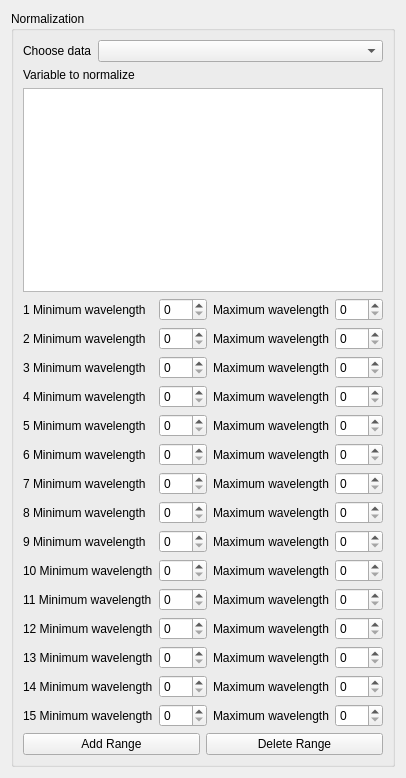
<?xml version="1.0" encoding="UTF-8"?>
<ui version="4.0">
 <class>Form</class>
 <widget class="QWidget" name="Form">
  <property name="geometry">
   <rect>
    <x>0</x>
    <y>0</y>
    <width>406</width>
    <height>778</height>
   </rect>
  </property>
  <property name="sizePolicy">
   <sizepolicy hsizetype="Ignored" vsizetype="Ignored">
    <horstretch>0</horstretch>
    <verstretch>0</verstretch>
   </sizepolicy>
  </property>
  <property name="windowTitle">
   <string>Form</string>
  </property>
  <layout class="QVBoxLayout" name="verticalLayout_3">
   <item>
    <widget class="QGroupBox" name="groupBox">
     <property name="title">
      <string>Normalization</string>
     </property>
     <layout class="QVBoxLayout" name="Normalization">
      <item>
       <layout class="QFormLayout" name="chooseDataFormLayout">
        <item row="0" column="0">
         <widget class="QLabel" name="chooseDataLabel">
          <property name="text">
           <string>Choose data</string>
          </property>
         </widget>
        </item>
        <item row="0" column="1">
         <widget class="QComboBox" name="chooseDataComboBox"/>
        </item>
       </layout>
      </item>
      <item>
       <layout class="QVBoxLayout" name="varToNormalizeVerticalLayout">
        <item>
         <widget class="QLabel" name="varToNormalizeLabel">
          <property name="text">
           <string>Variable to normalize</string>
          </property>
         </widget>
        </item>
        <item>
         <widget class="QListWidget" name="varToNormalizeListWidget"/>
        </item>
       </layout>
      </item>
      <item>
       <layout class="QGridLayout" name="waveLengthLayout">
        <item row="0" column="0">
         <widget class="QLabel" name="minimumWavelengthLabel">
          <property name="text">
           <string>1 Minimum wavelength</string>
          </property>
         </widget>
        </item>
        <item row="0" column="1">
         <widget class="QSpinBox" name="minimumWavelengthSpinBox"/>
        </item>
        <item row="0" column="2">
         <widget class="QLabel" name="maximumWavelengthLabel">
          <property name="text">
           <string>Maximum wavelength</string>
          </property>
         </widget>
        </item>
        <item row="0" column="3">
         <widget class="QSpinBox" name="maximumWavelengthSpinBox"/>
        </item>
        <item row="1" column="0">
         <widget class="QLabel" name="minimumWavelengthLabel_2">
          <property name="text">
           <string>2 Minimum wavelength</string>
          </property>
         </widget>
        </item>
        <item row="1" column="1">
         <widget class="QSpinBox" name="minimumWavelengthSpinBox_2"/>
        </item>
        <item row="1" column="2">
         <widget class="QLabel" name="maximumWavelengthLabel_2">
          <property name="text">
           <string>Maximum wavelength</string>
          </property>
         </widget>
        </item>
        <item row="1" column="3">
         <widget class="QSpinBox" name="maximumWavelengthSpinBox_2"/>
        </item>
        <item row="2" column="0">
         <widget class="QLabel" name="minimumWavelengthLabel_3">
          <property name="text">
           <string>3 Minimum wavelength</string>
          </property>
         </widget>
        </item>
        <item row="2" column="1">
         <widget class="QSpinBox" name="minimumWavelengthSpinBox_3"/>
        </item>
        <item row="2" column="2">
         <widget class="QLabel" name="maximumWavelengthLabel_3">
          <property name="text">
           <string>Maximum wavelength</string>
          </property>
         </widget>
        </item>
        <item row="2" column="3">
         <widget class="QSpinBox" name="maximumWavelengthSpinBox_3"/>
        </item>
        <item row="3" column="0">
         <widget class="QLabel" name="minimumWavelengthLabel_4">
          <property name="text">
           <string>4 Minimum wavelength</string>
          </property>
         </widget>
        </item>
        <item row="3" column="1">
         <widget class="QSpinBox" name="minimumWavelengthSpinBox_4"/>
        </item>
        <item row="3" column="2">
         <widget class="QLabel" name="maximumWavelengthLabel_4">
          <property name="text">
           <string>Maximum wavelength</string>
          </property>
         </widget>
        </item>
        <item row="3" column="3">
         <widget class="QSpinBox" name="maximumWavelengthSpinBox_4"/>
        </item>
        <item row="4" column="0">
         <widget class="QLabel" name="minimumWavelengthLabel_5">
          <property name="text">
           <string>5 Minimum wavelength</string>
          </property>
         </widget>
        </item>
        <item row="4" column="1">
         <widget class="QSpinBox" name="minimumWavelengthSpinBox_5"/>
        </item>
        <item row="4" column="2">
         <widget class="QLabel" name="maximumWavelengthLabel_5">
          <property name="text">
           <string>Maximum wavelength</string>
          </property>
         </widget>
        </item>
        <item row="4" column="3">
         <widget class="QSpinBox" name="maximumWavelengthSpinBox_5"/>
        </item>
        <item row="5" column="0">
         <widget class="QLabel" name="minimumWavelengthLabel_6">
          <property name="text">
           <string>6 Minimum wavelength</string>
          </property>
         </widget>
        </item>
        <item row="5" column="1">
         <widget class="QSpinBox" name="minimumWavelengthSpinBox_6"/>
        </item>
        <item row="5" column="2">
         <widget class="QLabel" name="maximumWavelengthLabel_6">
          <property name="text">
           <string>Maximum wavelength</string>
          </property>
         </widget>
        </item>
        <item row="5" column="3">
         <widget class="QSpinBox" name="maximumWavelengthSpinBox_6"/>
        </item>
        <item row="6" column="0">
         <widget class="QLabel" name="minimumWavelengthLabel_7">
          <property name="text">
           <string>7 Minimum wavelength</string>
          </property>
         </widget>
        </item>
        <item row="6" column="1">
         <widget class="QSpinBox" name="minimumWavelengthSpinBox_7"/>
        </item>
        <item row="6" column="2">
         <widget class="QLabel" name="maximumWavelengthLabel_7">
          <property name="text">
           <string>Maximum wavelength</string>
          </property>
         </widget>
        </item>
        <item row="6" column="3">
         <widget class="QSpinBox" name="maximumWavelengthSpinBox_7"/>
        </item>
        <item row="7" column="0">
         <widget class="QLabel" name="minimumWavelengthLabel_8">
          <property name="text">
           <string>8 Minimum wavelength</string>
          </property>
         </widget>
        </item>
        <item row="7" column="1">
         <widget class="QSpinBox" name="minimumWavelengthSpinBox_8"/>
        </item>
        <item row="7" column="2">
         <widget class="QLabel" name="maximumWavelengthLabel_8">
          <property name="text">
           <string>Maximum wavelength</string>
          </property>
         </widget>
        </item>
        <item row="7" column="3">
         <widget class="QSpinBox" name="maximumWavelengthSpinBox_8"/>
        </item>
        <item row="8" column="0">
         <widget class="QLabel" name="minimumWavelengthLabel_9">
          <property name="text">
           <string>9 Minimum wavelength</string>
          </property>
         </widget>
        </item>
        <item row="8" column="1">
         <widget class="QSpinBox" name="minimumWavelengthSpinBox_9"/>
        </item>
        <item row="8" column="2">
         <widget class="QLabel" name="maximumWavelengthLabel_9">
          <property name="text">
           <string>Maximum wavelength</string>
          </property>
         </widget>
        </item>
        <item row="8" column="3">
         <widget class="QSpinBox" name="maximumWavelengthSpinBox_9"/>
        </item>
        <item row="9" column="0">
         <widget class="QLabel" name="minimumWavelengthLabel_10">
          <property name="text">
           <string>10 Minimum wavelength</string>
          </property>
         </widget>
        </item>
        <item row="9" column="1">
         <widget class="QSpinBox" name="minimumWavelengthSpinBox_10"/>
        </item>
        <item row="9" column="2">
         <widget class="QLabel" name="maximumWavelengthLabel_10">
          <property name="text">
           <string>Maximum wavelength</string>
          </property>
         </widget>
        </item>
        <item row="9" column="3">
         <widget class="QSpinBox" name="maximumWavelengthSpinBox_10"/>
        </item>
        <item row="10" column="0">
         <widget class="QLabel" name="minimumWavelengthLabel_11">
          <property name="text">
           <string>11 Minimum wavelength</string>
          </property>
         </widget>
        </item>
        <item row="10" column="1">
         <widget class="QSpinBox" name="minimumWavelengthSpinBox_11"/>
        </item>
        <item row="10" column="2">
         <widget class="QLabel" name="maximumWavelengthLabel_11">
          <property name="text">
           <string>Maximum wavelength</string>
          </property>
         </widget>
        </item>
        <item row="10" column="3">
         <widget class="QSpinBox" name="maximumWavelengthSpinBox_11"/>
        </item>
        <item row="11" column="0">
         <widget class="QLabel" name="minimumWavelengthLabel_12">
          <property name="text">
           <string>12 Minimum wavelength</string>
          </property>
         </widget>
        </item>
        <item row="11" column="1">
         <widget class="QSpinBox" name="minimumWavelengthSpinBox_12"/>
        </item>
        <item row="11" column="2">
         <widget class="QLabel" name="maximumWavelengthLabel_12">
          <property name="text">
           <string>Maximum wavelength</string>
          </property>
         </widget>
        </item>
        <item row="11" column="3">
         <widget class="QSpinBox" name="maximumWavelengthSpinBox_12"/>
        </item>
        <item row="12" column="0">
         <widget class="QLabel" name="minimumWavelengthLabel_13">
          <property name="text">
           <string>13 Minimum wavelength</string>
          </property>
         </widget>
        </item>
        <item row="12" column="1">
         <widget class="QSpinBox" name="minimumWavelengthSpinBox_13"/>
        </item>
        <item row="12" column="2">
         <widget class="QLabel" name="maximumWavelengthLabel_13">
          <property name="text">
           <string>Maximum wavelength</string>
          </property>
         </widget>
        </item>
        <item row="12" column="3">
         <widget class="QSpinBox" name="maximumWavelengthSpinBox_13"/>
        </item>
        <item row="13" column="0">
         <widget class="QLabel" name="minimumWavelengthLabel_14">
          <property name="text">
           <string>14 Minimum wavelength</string>
          </property>
         </widget>
        </item>
        <item row="13" column="1">
         <widget class="QSpinBox" name="minimumWavelengthSpinBox_14"/>
        </item>
        <item row="13" column="2">
         <widget class="QLabel" name="maximumWavelengthLabel_14">
          <property name="text">
           <string>Maximum wavelength</string>
          </property>
         </widget>
        </item>
        <item row="13" column="3">
         <widget class="QSpinBox" name="maximumWavelengthSpinBox_14"/>
        </item>
        <item row="14" column="0">
         <widget class="QLabel" name="minimumWavelengthLabel_15">
          <property name="text">
           <string>15 Minimum wavelength</string>
          </property>
         </widget>
        </item>
        <item row="14" column="2">
         <widget class="QLabel" name="maximumWavelengthLabel_15">
          <property name="text">
           <string>Maximum wavelength</string>
          </property>
         </widget>
        </item>
        <item row="14" column="3">
         <widget class="QSpinBox" name="maximumWavelengthSpinBox_15"/>
        </item>
        <item row="14" column="1">
         <widget class="QSpinBox" name="minimumWavelengthSpinBox_15"/>
        </item>
       </layout>
      </item>
      <item>
       <layout class="QHBoxLayout" name="addDelRangeLayout">
        <item>
         <widget class="QPushButton" name="add_range_button">
          <property name="text">
           <string>Add Range</string>
          </property>
         </widget>
        </item>
        <item>
         <widget class="QPushButton" name="delete_range_button">
          <property name="text">
           <string>Delete Range</string>
          </property>
         </widget>
        </item>
       </layout>
      </item>
     </layout>
    </widget>
   </item>
  </layout>
 </widget>
 <resources/>
 <connections/>
</ui>
